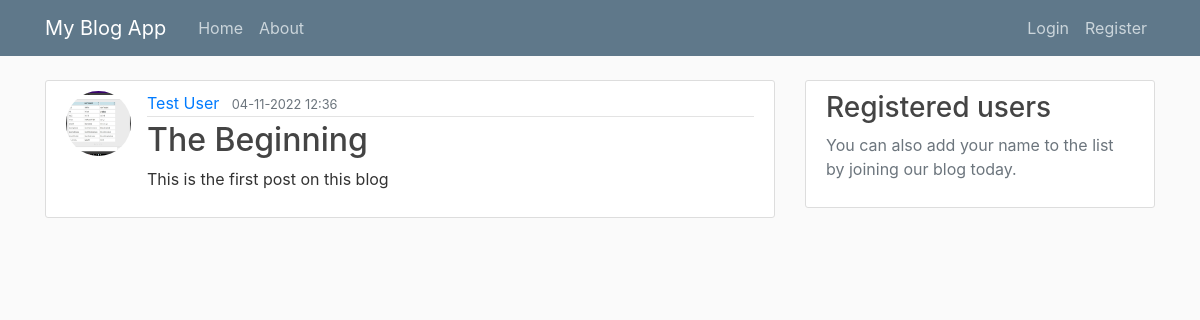
/post/1, run on the app's committed database.
### app/models.py (models this page shows, shortened)
class User(db.Model, UserMixin):
    id = db.Column(db.Integer, primary_key=True)
    first_name = db.Column(db.String(20), unique=True, nullable=False)
    last_name = db.Column(db.String(20), unique=True, nullable=False)
    email = db.Column(db.String(120), unique=True, nullable=False)
    image_file = db.Column(db.String(20), nullable=False, default='default.jpg')
    password = db.Column(db.String(60), nullable=False)
    posts = db.relationship('Article', backref='author', lazy=True)

class Article(db.Model, UserMixin):
    id = db.Column(db.Integer, primary_key=True)
    title = db.Column(db.String(100), nullable=False)
    date_posted = db.Column(db.DateTime, nullable=False, default=datetime.utcnow)
    content = db.Column(db.Text, nullable=False)
    user_id = db.Column(db.Integer, db.ForeignKey('user.id'), nullable=False)

### app/posts/routes.py (the view)
@posts.route("/post/<int:post_id>")
def post(post_id):
    post = Article.query.get_or_404(post_id)
    return render_template('post.html', title=post.title, post=post)

### app/templates/post.html (shortened to what this page needs)
{% extends "base.html" %}
{% block content %}
    <article class="media content-section">
        <img class="rounded-circle article-img" src="{{ url_for('static', filename='profile_pics/' + post.author.image_file) }}">
        <div class="media-body">
        <div class="article-metadata">
            <a class="mr-2" href="#">{{ post.author.first_name }} {{ post.author.last_name }}</a>
            <small class="text-muted">{{ post.date_posted.strftime("%d-%m-%Y %H:%M") }}</small>
        </div>
        <h2 class="article-title"> {{ post.title }} </h2>
        <p class="article-content">{{ post.content }}</p>
        </div>
    </article>
{% endblock content %}

### app/static/base.css (style rules this page uses)
body { background: #fafafa; color: #333333; margin-top: 5rem; }
h1, h2, h3, h4, h5, h6 { color: #444444; }
.content-section { background: #ffffff; padding: 10px 20px; border: 1px solid #dddddd; border-radius: 3px; margin-bottom: 20px; }
.article-title { color: #444444; }
.article-content { white-space: pre-line; }
.article-img { height: 65px; width: 65px; margin-right: 16px; }
.article-metadata { padding-bottom: 1px; margin-bottom: 4px; border-bottom: 1px solid #e3e3e3 }

### data on the page
User: image_file (picture), author.first_name "Test", author.last_name "User"
Article: date_posted "04-11-2022 12:36", title "The Beginning", content "This is the first post on this blog"
